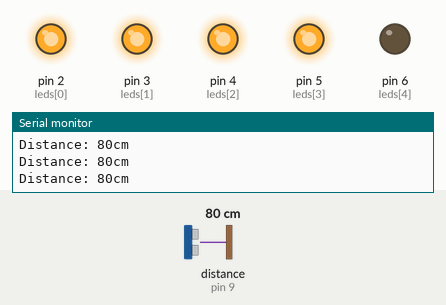
The sketch below on a simulated Arduino Uno, built with avr-gcc and run on an emulated ATmega328P. Shown: output pins drawn as LEDs (lit = HIGH), the last lines printed to the serial monitor. Wiring (inferred from the names in the program): ultrasonic range finder: trigger pin 8; echo pin 9. The test bench sets the inputs (shaded band); at power-on: distance to the obstacle (sensor on pin 9) 80 cm. The echo pulse lasts 58.3 µs per cm; pins used as bus, display or sensor lines are not drawn.

Above: at 1.2 s.
1.3 s: distance to the obstacle (sensor on pin 9) set to 69 cm
2.8 s: distance to the obstacle (sensor on pin 9) set to 61 cm
At 4.0 s:
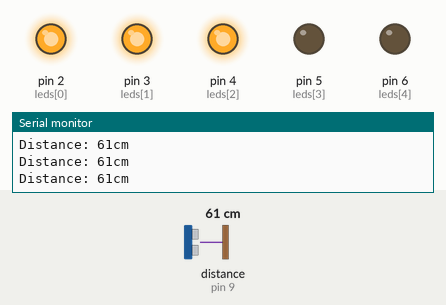
4.3 s: distance to the obstacle (sensor on pin 9) set to 103 cm
At 5.5 s:
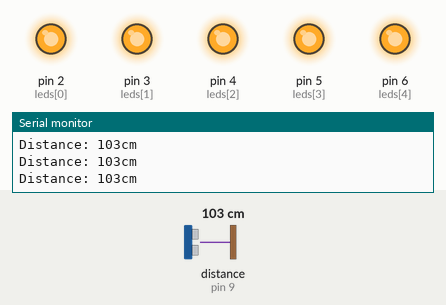
5.9 s: distance to the obstacle (sensor on pin 9) set to 86 cm
7.4 s: distance to the obstacle (sensor on pin 9) set to 77 cm
At 8.4 s:
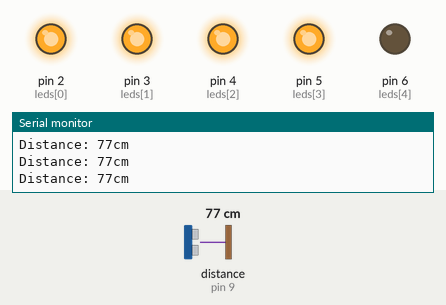
8.9 s: distance to the obstacle (sensor on pin 9) set to 4 cm
At 9.6 s:
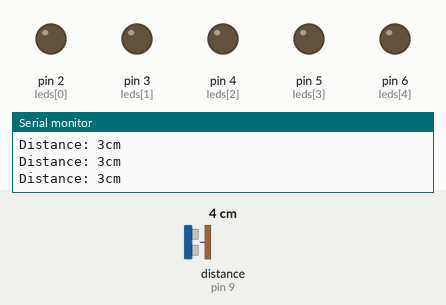
Timing chart, 0 to 11.4 s (numbered marks = the images above; inputs shaded):
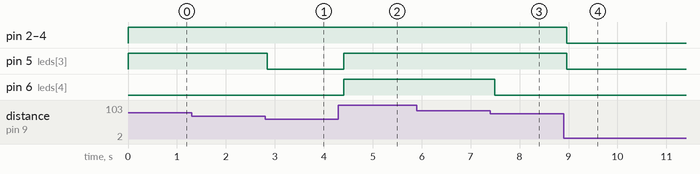

The sketch:

CS-4540-lab6-UDS-3.ino
```cpp
const int trigPin = 8;
const int echoPin = 9;

const int leds[]  = {2, 3, 4, 5, 6};
const int numLeds = 5;

// distance range
#define MIN_DIST 10    // cm — all LEDs off below this
#define MAX_DIST 100   // cm — all LEDs on at this and above

// thresholds evenly spread between 10cm and 100cm in 18cm steps
// LED 1 on at 10cm, LED 2 at 28cm, LED 3 at 46cm, LED 4 at 64cm, LED 5 at 82cm
const int thresholds[] = {10, 28, 46, 64, 82};

void setup() {
  Serial.begin(9600);
  pinMode(trigPin, OUTPUT);
  pinMode(echoPin, INPUT);

  for (int i = 0; i < numLeds; i++) {
    pinMode(leds[i], OUTPUT);
  }
}

long getDistanceCM() {
  digitalWrite(trigPin, LOW);
  delayMicroseconds(2);
  digitalWrite(trigPin, HIGH);
  delayMicroseconds(10);
  digitalWrite(trigPin, LOW);

  long duration = pulseIn(echoPin, HIGH);
  return duration / 29 / 2;
}

void loop() {
  long cm = getDistanceCM();

  // below minimum all LEDs off
  if (cm < MIN_DIST) {
    for (int i = 0; i < numLeds; i++) {
      digitalWrite(leds[i], LOW);
    }
  }
  // above maximum all LEDs on
  else if (cm >= MAX_DIST) {
    for (int i = 0; i < numLeds; i++) {
      digitalWrite(leds[i], HIGH);
    }
  }
  // in range light up LEDs based on thresholds
  else {
    for (int i = 0; i < numLeds; i++) {
      digitalWrite(leds[i], cm >= thresholds[i] ? HIGH : LOW);
    }
  }

  Serial.print("Distance: ");
  Serial.print(cm);
  Serial.println("cm");

  delay(100);
}
```

Measured:
- the behaviour switches between 64 and 63 cm on distance to the obstacle (sensor on pin 9) (found by bisection; images 0 and 1)
- the behaviour switches between 82 and 81 cm on distance to the obstacle (sensor on pin 9) (found by bisection; images 2 and 3)
- after the input at 2.8 s, pin 5 (leds[3]): HIGH → LOW at once
- after the input at 4.3 s, pin 5 (leds[3]), pin 6 (leds[4]): LOW → HIGH after 0.11 s
- after the input at 7.4 s, pin 6 (leds[4]): HIGH → LOW after 0.09 s
- after the input at 8.9 s, pin 2 (leds[0]), pin 3 (leds[1]), pin 4 (leds[2]), pin 5 (leds[3]): HIGH → LOW after 0.06 s
